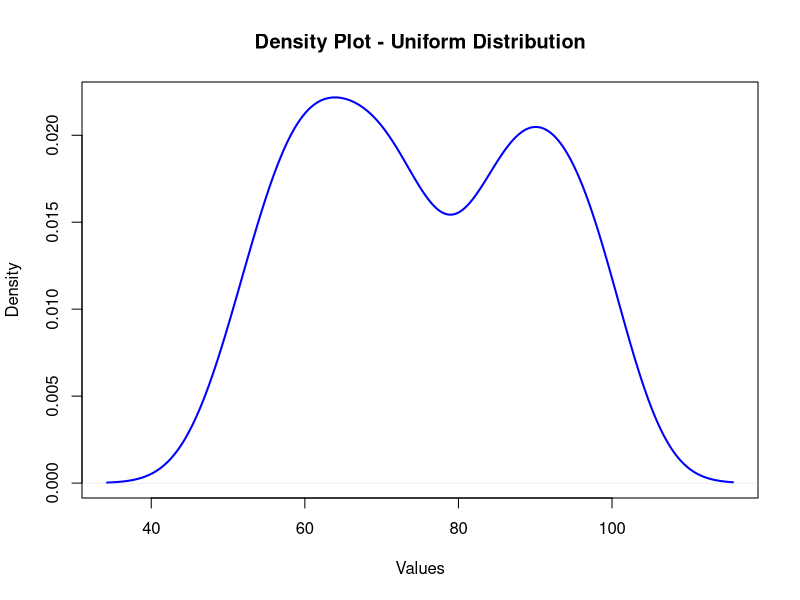
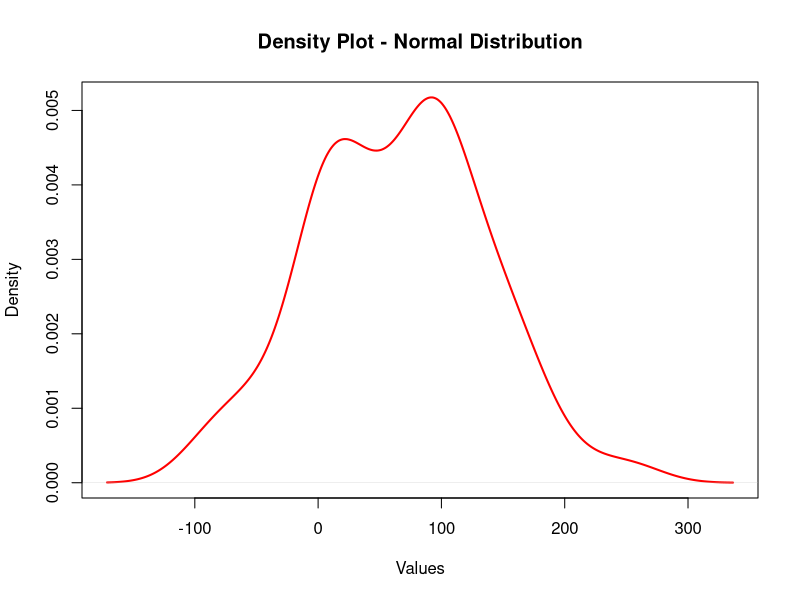
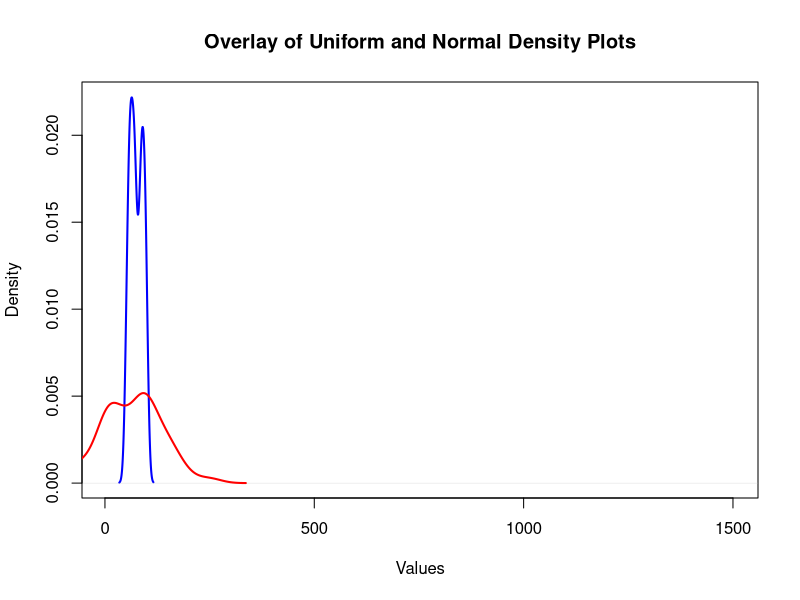

Write R code to recreate these figures, in order.
# Source PDF: Debarshi_011_Lab1.pdf
# Generate 100 random numbers from Uniform Distribution
x <- runif(100, min = 50, max = 100)

# Generate 100 random numbers from Normal Distribution
y <- rnorm(100, mean = 70, sd = 70)

print(x)
print(y)

cat("Uniform Distribution\n")
cat("Mean:", mean(x), "\n")
cat("Median:", median(x), "\n\n")

cat("Normal Distribution\n")
cat("Mean:", mean(y), "\n")
cat("Median:", median(y), "\n")

table_x <- table(x)
names(table_x)[which.max(table_x)]

plot(
  density(x),
  main = "Density Plot - Uniform Distribution",
  xlab = "Values",
  ylab = "Density",
  col = "blue",
  lwd = 2
)

plot(density(y),
  main = "Density Plot - Normal Distribution",
  xlab = "Values",
  ylab = "Density",
  col = "red",
  lwd = 2
)

plot(
  density(x),
  col = "blue",
  lwd = 2,
  xlim = c(5,1500),
  main = "Overlay of Uniform and Normal Density Plots",
  xlab = "Values",
  ylab = "Density"
)

lines( density(y),col = "red",lwd = 2)
